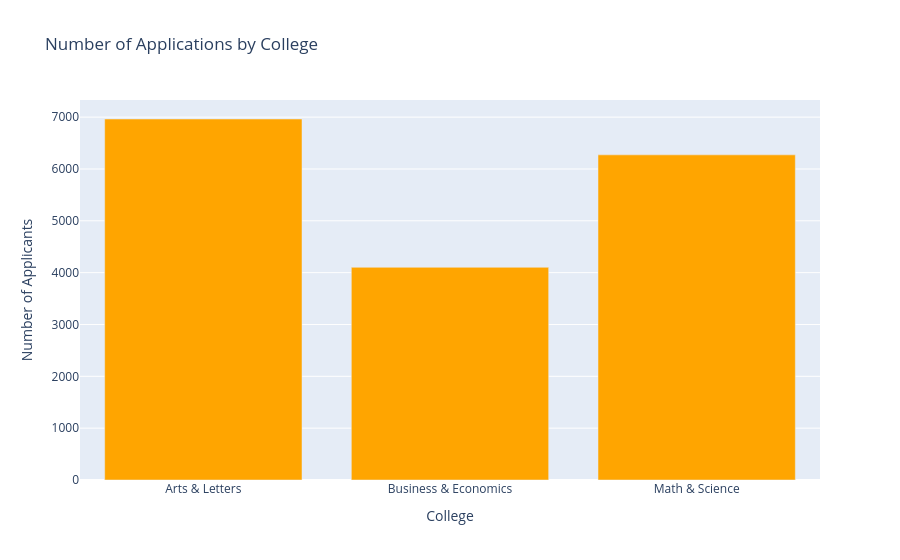

The notebook cell this image was saved under:
### Code cell
#Plotly Task 1

#Count applicants by college
college_counts = df['College'].value_counts().sort_index()

#Create interactive bar plot
fig = px.bar(
    x=college_counts.index,
    y=college_counts.values,
    color_discrete_sequence=['orange'],
    title='Number of Applications by College',
    labels={'x': 'College',
            'y': 'Number of Applicants'}
)

fig.show()

### Figure 1 — Plotly figure (JSON) as saved in the notebook; plotly's stock layout.template omitted (floating-point values rounded to 4 significant figures)
{"data": [{"hovertemplate": "College=%{x}<br>Number of Applicants=%{y}<extra></extra>", "legendgroup": "", "marker": {"color": "orange", "pattern": {"shape": ""}}, "name": "", "orientation": "v", "showlegend": false, "textposition": "auto", "type": "bar", "x": ["Arts & Letters", "Business & Economics", "Math & Science"], "xaxis": "x", "y": [6964, 4103, 6272], "yaxis": "y"}], "layout": {"barmode": "relative", "legend": {"tracegroupgap": 0}, "title": {"text": "Number of Applications by College"}, "xaxis": {"anchor": "y", "domain": [0, 1], "title": {"text": "College"}}, "yaxis": {"anchor": "x", "domain": [0, 1], "title": {"text": "Number of Applicants"}}}}
